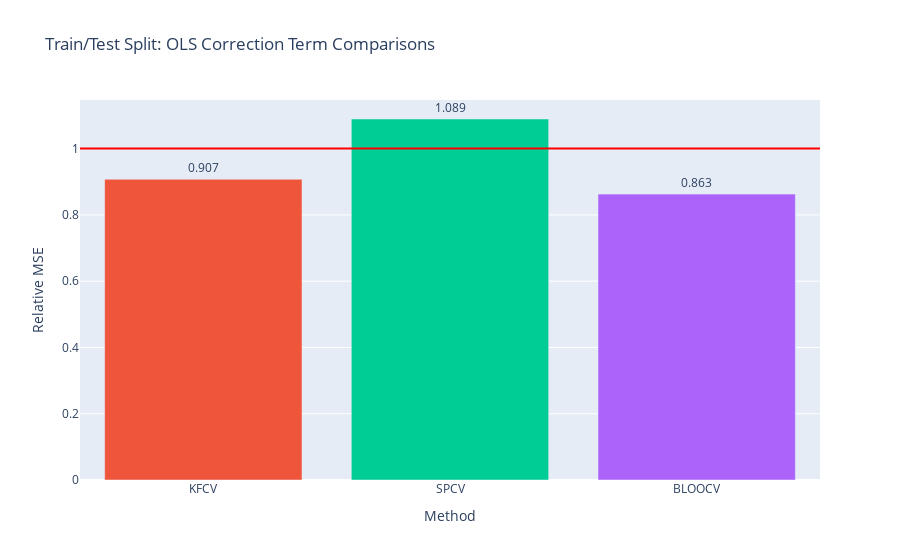

This figure's notebook cell:
### Code cell
fig = gen_model_barplots(
    [[ns_corr, kfcv_corr, spcv_corr, bloocv_corr]], 
    [""], 
    est_names, 
    title="Train/Test Split: OLS Correction Term Comparisons", 
    has_elev_err=False,
    color_discrete_sequence=[px.colors.qualitative.Plotly[i] for i in [1,2,3]],
)
fig.show()

### Figure 1 — Plotly figure (JSON) as saved in the notebook; plotly's stock layout.template omitted (floating-point values rounded to 4 significant figures)
{"data": [{"marker": {"color": ["#EF553B", "#00CC96", "#AB63FA"]}, "text": [0.907, 1.089, 0.863], "textposition": "outside", "type": "bar", "x": ["KFCV", "SPCV", "BLOOCV"], "xaxis": "x", "y": [0.9074, 1.089, 0.8627], "yaxis": "y"}], "layout": {"shapes": [{"line": {"color": "red"}, "type": "line", "x0": 0, "x1": 1, "xref": "x domain", "y0": 1, "y1": 1, "yref": "y"}], "showlegend": false, "title": {"text": "Train/Test Split: OLS Correction Term Comparisons"}, "xaxis": {"anchor": "y", "domain": [0, 1], "title": {"text": "Method"}}, "yaxis": {"anchor": "x", "domain": [0, 1], "title": {"text": "Relative MSE"}}}}
